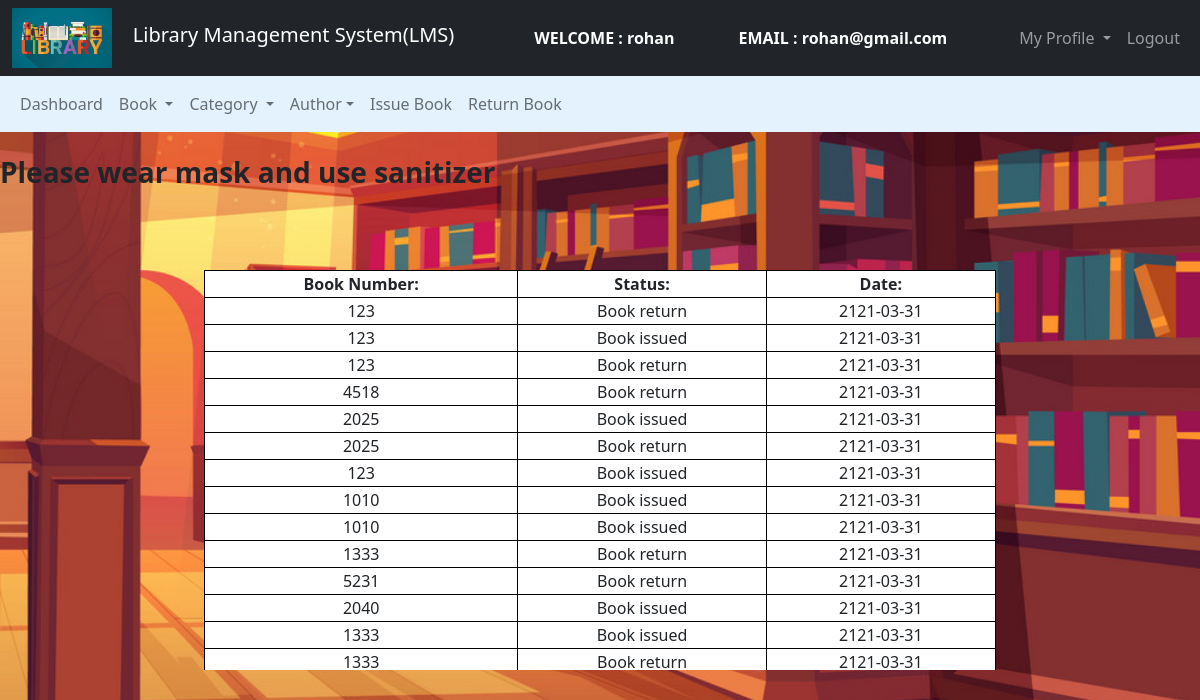
Screenshot of /Admin/Book/view_transaction_book.php (signed in) with the database file from the repository.
### tables this page shows
CREATE TABLE `returnbook` (
  `book_id` int(20) NOT NULL,
  `book_no` int(20) NOT NULL,
  `status` int(5) NOT NULL,
  `date` longtext NOT NULL
);

### Admin/Book/view_transaction_book.php (the view, shortened to what this page needs)
<?php
$connection = mysqli_connect("localhost", "root", "");
$status = "";
$query = "select book_no,status,date from returnbook";
?>
<!DOCTYPE html>
<html>
<head>
    <link href="https://cdn.jsdelivr.net/npm/bootstrap@5.0.0-beta2/dist/css/bootstrap.min.css" rel="stylesheet">
</head>
<body>
    <nav class="navbar navbar-expand-lg navbar-dark bg-dark">
        <div class="container-fluid">
            <div class="navbar-header">
                <img src="../images/abc1.jpeg" width="100" height="60"> &nbsp &nbsp
                <a class="navbar-brand" href="../admin_dashboard.php">Library Management System(LMS)</a>
            </div>
            <font style="color: white">
                <span>
                    <strong>
                        WELCOME : <?php echo $_SESSION['name']; ?></strong>
                </span>
            </font>
            <font style="color: white">
                <span>
                    <strong>
                        EMAIL : <?php echo $_SESSION['email']; ?></strong>
                </span>
            </font>
            <ul class="nav navbar-nav navbar-right">
                <li class="nav-item dropdown">
                    <a class="nav-link dropdown-toggle" data-toggle="dropdown">
                        My Profile
                    </a>
                </li>
                <li class="nav-item"><a class="nav-link" href="../../logout.php">
                        Logout
                    </a></li>
            </ul>
        </div>
    </nav>
    <nav class="navbar navbar-expand-lg navbar-light" style="background-color: #e3f2fd">
        <div class="container-fluid">
            <ul class="nav navbar-nav navbar-center">
                <li class="nav-item">
                    <a href="../admin_dashboard.php" class="nav-link">
                        Dashboard
                    </a>
                </li>
                <li class="nav-item dropdown ">
                    <a class="nav-link dropdown-toggle" data-toggle="dropdown"> Book
                    </a>
                </li>
                <li class="nav-item dropdown ">
                    <a class="nav-link dropdown-toggle" data-toggle="dropdown"> Category </a>
                </li>
                <li class="nav-item dropdown ">
                    <a class="nav-link dropdown-toggle" data-toggle="dropdown"> Author</a>
                </li>
                <li class="nav-item">
                    <a href="../Book/issue_book.php" class="nav-link">
                        Issue Book</a>
                </li>
                <li class="nav-item">
                    <a href="../Book/return_book.php" class="nav-link">
                        Return Book</a>
                </li>
            </ul>
        </div>
    </nav>
    <br>
    <?php include '../../header.php'; ?><br><br>
    <div class="row">
        <div class="col-md-2"></div>
        <div class="col-md-8">
            <form>
                <div class="scrolling">
                    <table class="table-bordered" width="900px" style="text-align:center;">
                        <tr>
                            <th>Book Number:</th>
                            <th>Status:</th>
                            <th>Date:</th>
                        </tr>
                        <?php
                        $query_run = mysqli_query($connection, $query);
                        while ($row = mysqli_fetch_assoc($query_run)) {
                            $book_no = $row['book_no'];
                            if ($row['status'] == "1") {
                                $status = "Book issued";
                            } else {
                                $status = "Book return";
                            }
                            $date = $row['date'];
                        ?>
                            <tr>
                                <td><?php echo $book_no; ?></td>
                                <td><?php echo $status; ?></td>
                                <td><?php echo $date; ?></td>
                            </tr>
                        <?php
                        }
                        ?>
                    </table>
                </div>
            </form>
        </div>
        <div class="col-md-2"></div>
    </div>
</body>
</html>

### Admin/Book/view_transaction_book.php (style rules this page uses)
body { background-image: url("../images/xyz3.jpg"); background-repeat: no-repeat; background-size: cover; background-color: #cccccc; }
table { width: 100%; border: #000000; background-color: white; }
.scrolling { overflow-x: auto; height: 400px; white-space: nowrap; }

### rows the page displays
returnbook: book_no "123", status "Book return", date "2121-03-31"
returnbook: book_no "123", status "Book issued", date "2121-03-31"
returnbook: book_no "123", status "Book return", date "2121-03-31"
returnbook: book_no "4518", status "Book return", date "2121-03-31"
returnbook: book_no "2025", status "Book issued", date "2121-03-31"
returnbook: book_no "2025", status "Book return", date "2121-03-31"
returnbook: book_no "123", status "Book issued", date "2121-03-31"
returnbook: book_no "1010", status "Book issued", date "2121-03-31"
returnbook: book_no "1010", status "Book issued", date "2121-03-31"
returnbook: book_no "1333", status "Book return", date "2121-03-31"
returnbook: book_no "5231", status "Book return", date "2121-03-31"
returnbook: book_no "2040", status "Book issued", date "2121-03-31"
returnbook: book_no "1333", status "Book issued", date "2121-03-31"
returnbook: book_no "1333", status "Book return", date "2121-03-31"

### other values shown
$_SESSION['name'] "rohan"
$_SESSION['email'] "rohan@gmail.com"
